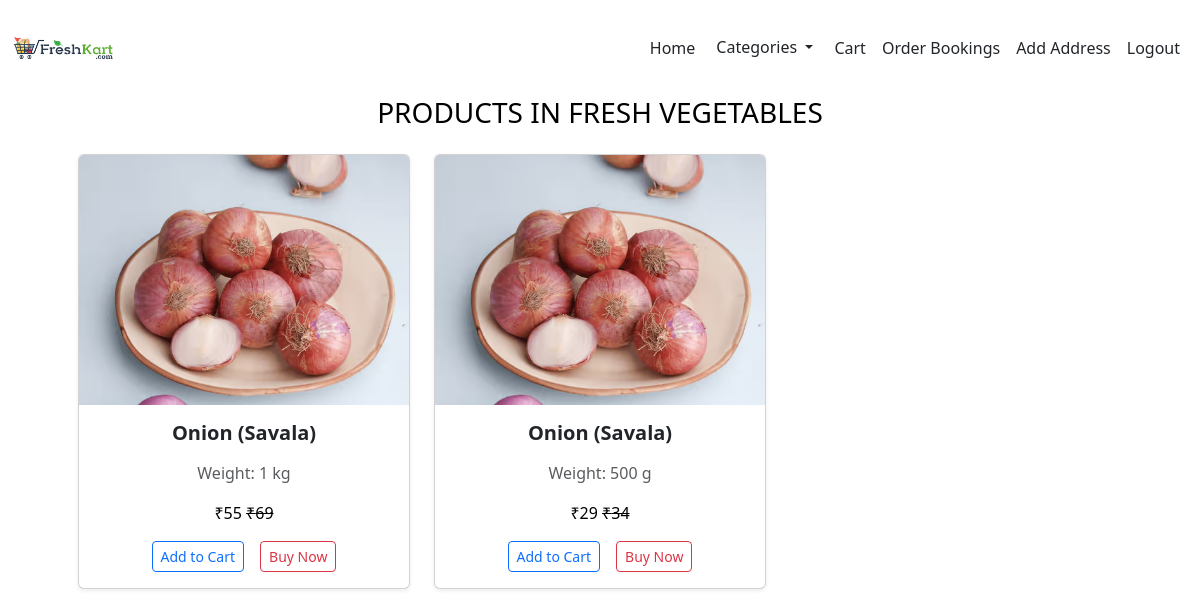
/view_cat/3, run on an earlier commit of the app's database.
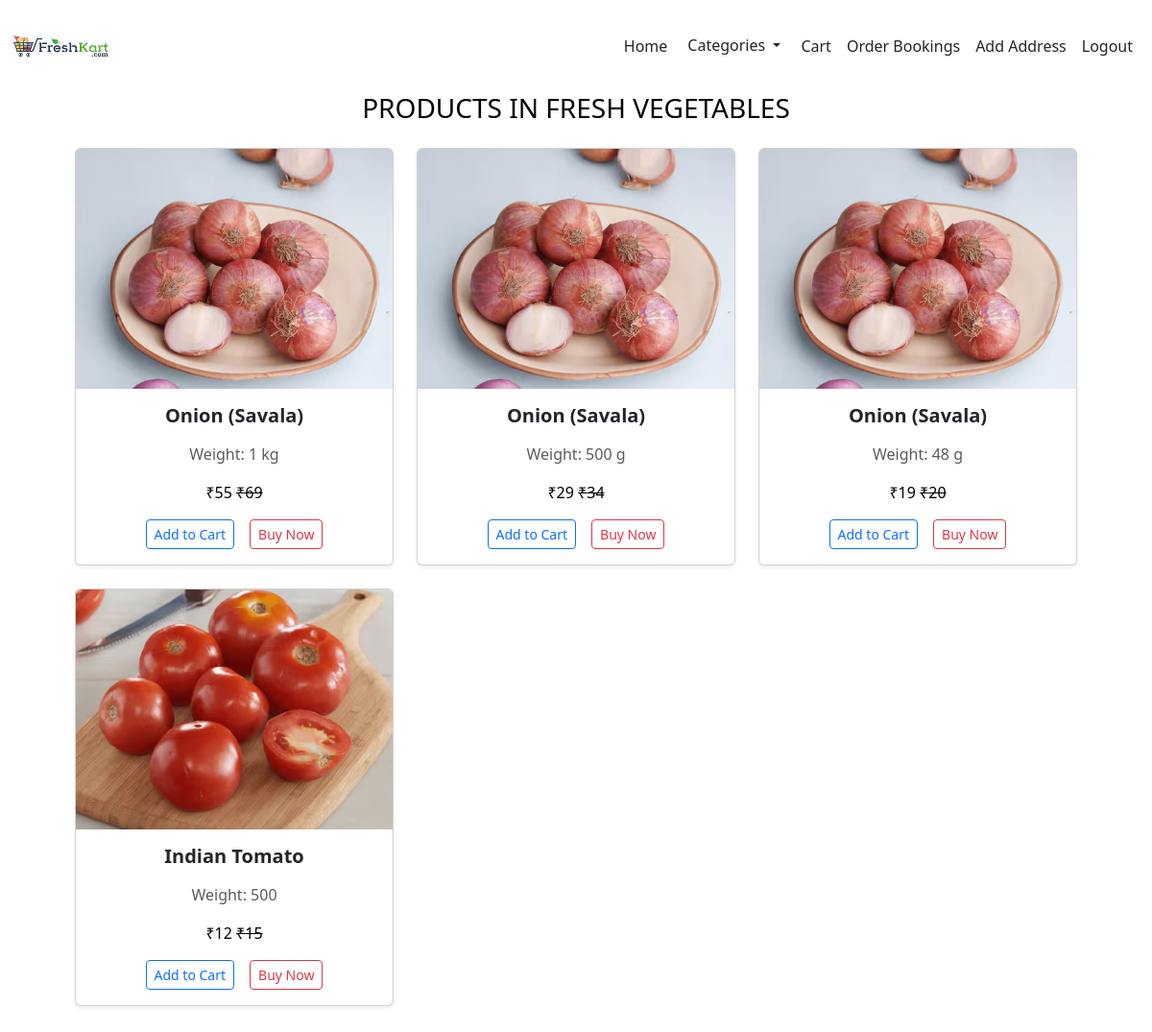
And on a later commit of the database.
### store/models.py (models this page shows, shortened)
class Details(models.Model):
    product=models.ForeignKey(Product,on_delete=models.CASCADE)
    weight=models.TextField()
    price=models.IntegerField()
    off_price=models.IntegerField()
    stock=models.IntegerField()
    discount = models.DecimalField(max_digits=5, decimal_places=2, default=0.00)

class Product(models.Model):
    pid=models.TextField()
    name=models.TextField()
    des=models.TextField()
    category=models.ForeignKey(Category,on_delete=models.CASCADE)
    img=models.FileField()

### store/views.py (the view)
# urls.py: path('view_cat/<id>',views.view_category),
def view_category(req,id):
    category = Category.objects.get(pk=id)
    details = Details.objects.filter(product__category=category)
    data1=Category.objects.all()
    return render(req, 'user/view_cat.html', {'category': category,'details': details,'data1':data1})

### template/user/view_cat.html (shortened to what this page needs)
<!DOCTYPE html>
<html lang="en">
<head>
    {% load static %}
    <link rel="stylesheet" href="{% static 'css/user.css' %}">
    <link href="https://cdn.jsdelivr.net/npm/bootstrap@5.3.3/dist/css/bootstrap.min.css" rel="stylesheet">
    <link rel="stylesheet" href="https://cdnjs.cloudflare.com/ajax/libs/font-awesome/6.7.2/css/all.min.css" />
</head>
<body>
  <nav class="navbar navbar-expand-sm bg-white navbar-white fixed-top">
    <div class="container-fluid">
      <a href="shop_home"><img src="{% static 'images/logo.jpg' %}" alt="Logo" class="img-fluid" style="height: 80px; width: auto;"></a><br>
      <div class="collapse navbar-collapse justify-content-end " id="collapsibleNavbar">
        <ul class="navbar-nav">
          <li class="nav-item">
            <a class="nav-link  active text-dark" href="../">Home</a>
          </li>
          <li>
            <div class="dropdown">
                <button type="button" class="btn btn-white text-dark btt-1 dropdown-toggle" data-bs-toggle="dropdown">
                    Categories
                </button>
            </div>
        </li>
          <li class="nav-item ">
            <a class="nav-link text-dark " href="cart">Cart</a>
          </li>
          <li class="nav-item  ">
            <a class="nav-link text-dark" href="user_book">Order Bookings</a>
          </li>
          <li class="nav-item  ">
            <a class="nav-link text-dark" href="Address">Add Address</a>
          </li>
          <li class="nav-item  ">
            <a class="nav-link text-dark" href="logout">Logout</a>
          </li>
        </ul>
      </div>
    </div>
  </nav>
  <div class="container mt-5 p-5">
    <h3 class="text-center text-uppercase mb-4" style="color: #000000;">Products in {{ category.category }}</h3>
    <div class="row g-4">
      {% for i in details %}
      <div class="col-md-4 col-sm-6 col-12">
        <div class="card shadow-sm h-100" style="width:100%; margin:auto;">
          <img class="card-img-top" src="{{ i.product.img.url }}" alt="{{ i.product.name }}" style="width:100%; height:250px; object-fit: cover;">
          <div class="card-body text-center">
            <h5 class="card-title fw-bold">{{ i.product.name }}</h5>
            <p class="card-text text-muted">Weight: {{ i.weight }}</p>
            <p class="card-text" style="color: black;">
              ₹{{ i.off_price }}
              <span style="text-decoration: line-through;">₹{{ i.price }}</span>
            </p>
            <div class="d-flex justify-content-center gap-3">
              <a href="../add_to_cart/{{i.pk}}" class="btn btn-outline-primary btn-sm">Add to Cart</a>
              <a href="../buynow/{{i.pk}}" class="btn btn-outline-danger btn-sm">Buy Now</a>
            </div>
          </div>
        </div>
      </div>
      {% empty %}
      <p class="text-center w-100">No products available in this category.</p>
      {% endfor %}
    </div>
  </div>
</body>
</html>

What changed in the data, as far as the page shows it:
added Details: product.img (picture), product.name "Onion (Savala)", weight "48 g", off_price "19", price "20"
added Details: product.img (picture), product.name "Indian Tomato", weight "500", off_price "12", price "15"
